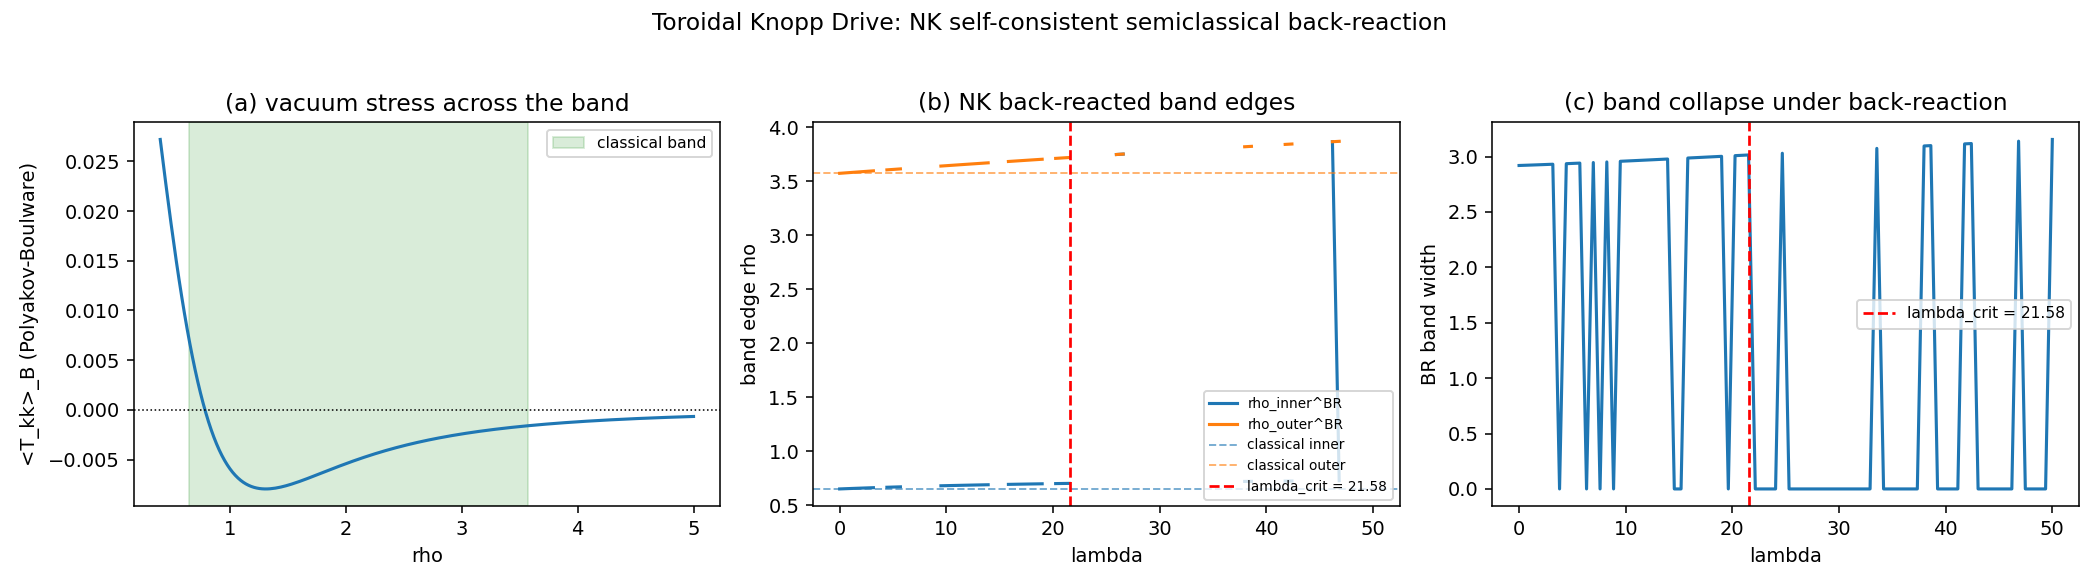

Reproduce this figure in Python.
"""Demo: self-consistent NK back-reaction on the toroidal CTC band.

Replaces the dimensional `lambda / M^4` proxy in knopp_toroidal.py
with a true Newton-Kantorovich iteration on the band edges under a
Polyakov-Boulware vacuum source. Reports the back-reacted band
geometry as a function of the dimensionless coupling lambda, plus
the bisection-derived critical lambda at which the band closes.

Run:
    python examples/knopp/knopp_toroidal_backreaction_demo.py
"""

from __future__ import annotations

from pathlib import Path

import numpy as np

from systrophe.knopp.knopp_toroidal import EffectiveToroidalKerrBinary
from systrophe.knopp.knopp_toroidal_backreaction import (
    backreacted_band,
    backreaction_diagnostic,
    critical_lambda,
    q_threshold_from_balance,
    summarise_backreaction,
    t_kk_polyakov_boulware,
)


def main() -> None:
    print("=== Toroidal Knopp Drive: NK semiclassical back-reaction ===\n")

    binary = EffectiveToroidalKerrBinary(M=1.0, d=2.0, chi=1.0)
    print(f"Working binary: M=1.0, d=2.0, chi=1.0 (k=1 > k_crit ~ 0.806)")
    print()

    print("[1] Polyakov-Boulware <T_kk>_B across the band:")
    for rho in np.linspace(0.5, 4.0, 8):
        Tkk = t_kk_polyakov_boulware(binary, float(rho))
        print(f"   rho = {rho:.2f}   <T_kk>_B = {Tkk:+.4e}")
    print()

    print("[2] sweep lambda -> back-reacted band edges")
    print("  lambda   rho_in_BR   rho_out_BR   width    closed?")
    for lam in [0.0, 1.0, 5.0, 10.0, 20.0, 21.5, 22.0, 50.0, 100.0]:
        b = backreacted_band(binary, lam=lam)
        if b.band_closed:
            print(f"  {lam:6.2f}    -          -          -        True")
        else:
            print(f"  {lam:6.2f}    {b.rho_in_BR:.4f}     "
                  f"{b.rho_out_BR:.4f}     {b.band_width_BR:.4f}   False")
    print()

    lam_c = critical_lambda(binary)
    print(f"[3] critical lambda (bisection):  lambda_crit ~= {lam_c:.4g}")
    print()

    Q_thr = q_threshold_from_balance(binary, E_krasnikov=1.0, omega_0=1.0)
    print(f"[4] Q-threshold from energy balance: Q_thr ~= {Q_thr:.4g}")
    print("    (above Q_thr the cavity absorbs the BR flux; "
          "below, band collapses)")
    print()

    print("[5] Full diagnostic at lambda = 1:")
    d = backreaction_diagnostic(binary, lam=1.0)
    print(summarise_backreaction(d))

    save_path = _make_plot()
    if save_path is not None:
        print()
        print(f"plot saved to {save_path}")


def _make_plot() -> str | None:
    try:
        import matplotlib
        matplotlib.use("Agg")
        import matplotlib.pyplot as plt
    except ImportError:
        return None

    binary = EffectiveToroidalKerrBinary(M=1.0, d=2.0, chi=1.0)

    # (a) Polyakov T_kk(rho)
    rho_grid = np.linspace(0.4, 5.0, 200)
    Tkk = np.array([t_kk_polyakov_boulware(binary, float(r)) for r in rho_grid])

    # (b) BR band edges vs lambda
    lam_grid = np.linspace(0.0, 50.0, 80)
    rho_in_BR = []
    rho_out_BR = []
    closed_lam = []
    for lam in lam_grid:
        b = backreacted_band(binary, lam=float(lam))
        if b.band_closed:
            closed_lam.append(lam)
            rho_in_BR.append(np.nan)
            rho_out_BR.append(np.nan)
        else:
            rho_in_BR.append(b.rho_in_BR)
            rho_out_BR.append(b.rho_out_BR)

    # (c) critical lambda
    lam_c = critical_lambda(binary)

    fig, axes = plt.subplots(1, 3, figsize=(15, 4.2))

    ax = axes[0]
    ax.plot(rho_grid, Tkk, lw=1.6)
    ax.axhline(0.0, color="black", ls=":", lw=0.8)
    edges = binary.ctc_band_edges(include_phi=False)
    if edges[0] is not None:
        ax.axvspan(edges[0], edges[1], color="green", alpha=0.15,
                   label="classical band")
    ax.set_xlabel("rho")
    ax.set_ylabel("<T_kk>_B (Polyakov-Boulware)")
    ax.set_title("(a) vacuum stress across the band")
    ax.legend(fontsize=8)

    ax = axes[1]
    ax.plot(lam_grid, rho_in_BR, lw=1.6, label="rho_inner^BR")
    ax.plot(lam_grid, rho_out_BR, lw=1.6, label="rho_outer^BR")
    if edges[0] is not None:
        ax.axhline(edges[0], color="C0", ls="--", lw=1.0, alpha=0.6,
                   label="classical inner")
        ax.axhline(edges[1], color="C1", ls="--", lw=1.0, alpha=0.6,
                   label="classical outer")
    ax.axvline(lam_c, color="red", ls="--", lw=1.4,
               label=f"lambda_crit = {lam_c:.2f}")
    ax.set_xlabel("lambda")
    ax.set_ylabel("band edge rho")
    ax.set_title("(b) NK back-reacted band edges")
    ax.legend(fontsize=7, loc="lower right")

    ax = axes[2]
    band_widths = []
    for r_in, r_out in zip(rho_in_BR, rho_out_BR):
        if not (np.isnan(r_in) or np.isnan(r_out)):
            band_widths.append(r_out - r_in)
        else:
            band_widths.append(0.0)
    ax.plot(lam_grid, band_widths, lw=1.6)
    ax.axvline(lam_c, color="red", ls="--", lw=1.4,
               label=f"lambda_crit = {lam_c:.2f}")
    ax.set_xlabel("lambda")
    ax.set_ylabel("BR band width")
    ax.set_title("(c) band collapse under back-reaction")
    ax.legend(fontsize=8)

    fig.suptitle(
        "Toroidal Knopp Drive: NK self-consistent semiclassical back-reaction"
    )
    fig.tight_layout(rect=(0, 0, 1, 0.96))
    out = Path(__file__).with_suffix(".png")
    fig.savefig(out, dpi=140)
    plt.close(fig)
    return str(out)


if __name__ == "__main__":
    main()
